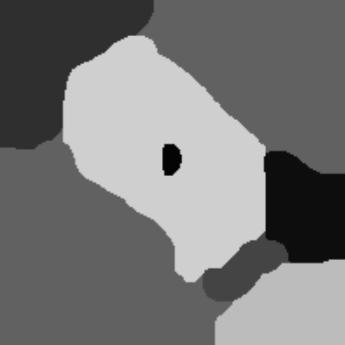
%> input picture PracticasTDI/P7/prueba_min.png, 345 x 345 px
$ octave prueba.m   (GNU Octave 9; MATLAB toolbox functions it lacks are replaced by stand-ins)
%> lines starting %> are read from the running program, lines starting %| are printed output that depends on the picture; in (x1, y1, x2, y2) boxes, pixels count from 0 and x2, y2 are one past the last pixel; in counts of white or black regions, pixels touching at a corner belong together; the program's own positions count from 1
clear all, close all, clc;
I=imread('prueba_min.png');
%> I is the input picture: size 345x345x3 uint8; min 4, max 207, mean 119.3
I_gray=rgb2gray(I);
I_neg=imcomplement(I_gray);
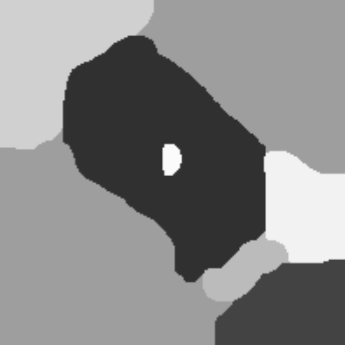
%> I_neg: size 345x345 uint8; min 48, max 251, mean 135.7
imshow(I_gray)

I_max = imregionalmax(I_gray);
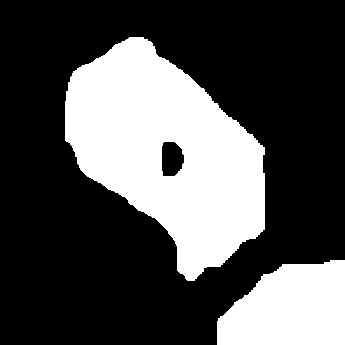
%> I_max: size 345x345 logical; 31.3% white; 2 white regions, box (x1, y1, x2, y2) and area: (65, 37, 265, 281) 28644, (217, 260, 345, 345) 8667
figure(2);imshow(I_max)
